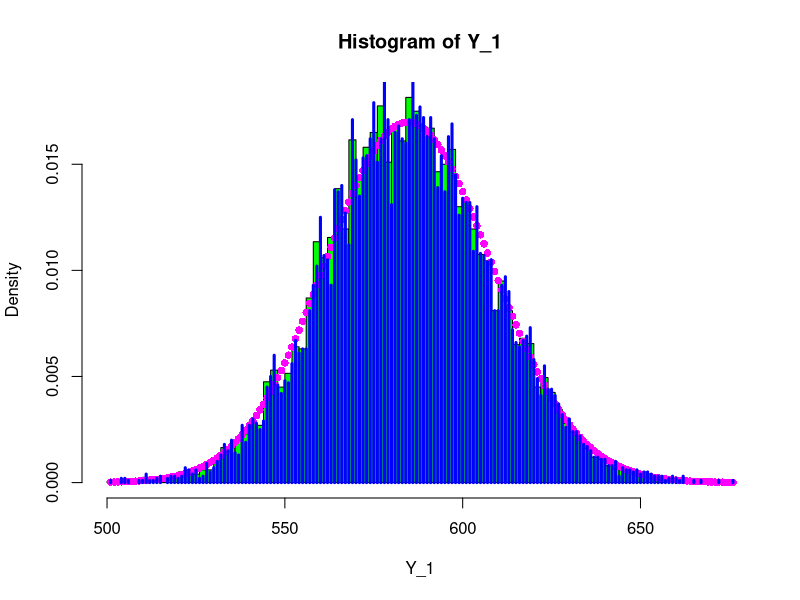
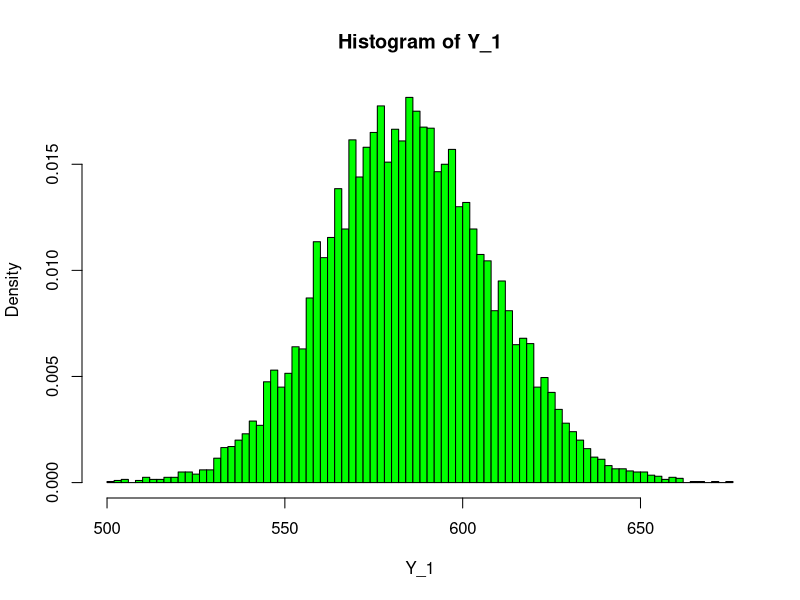
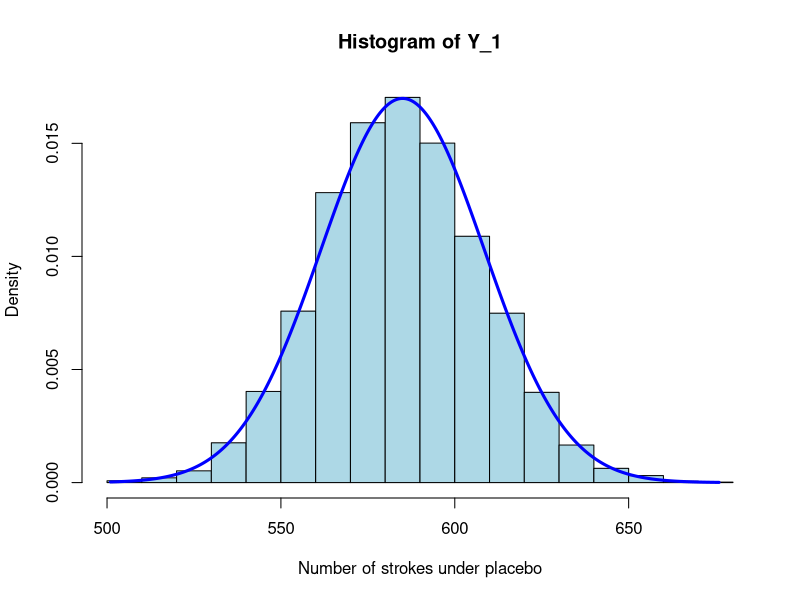
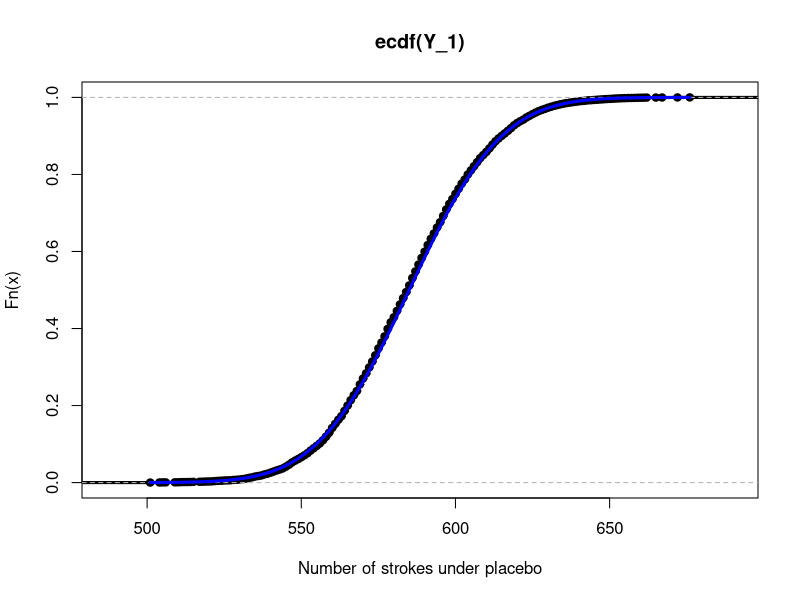
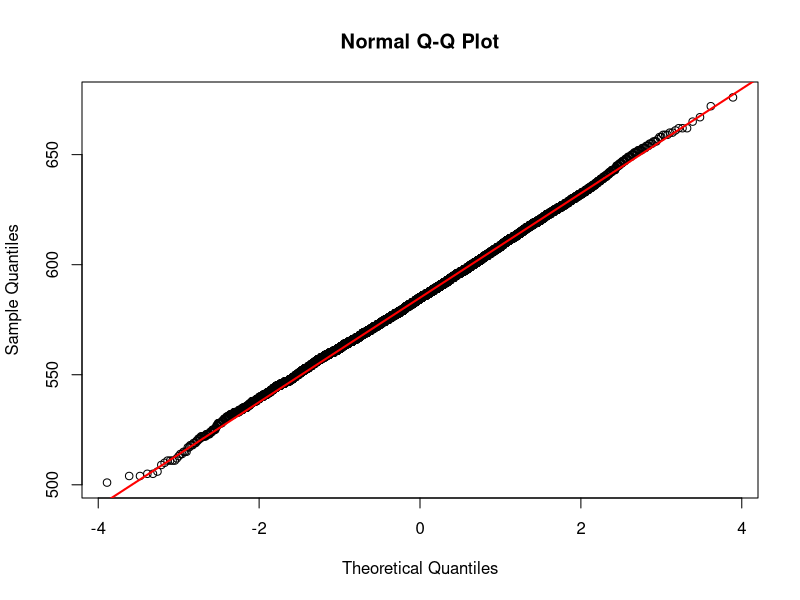
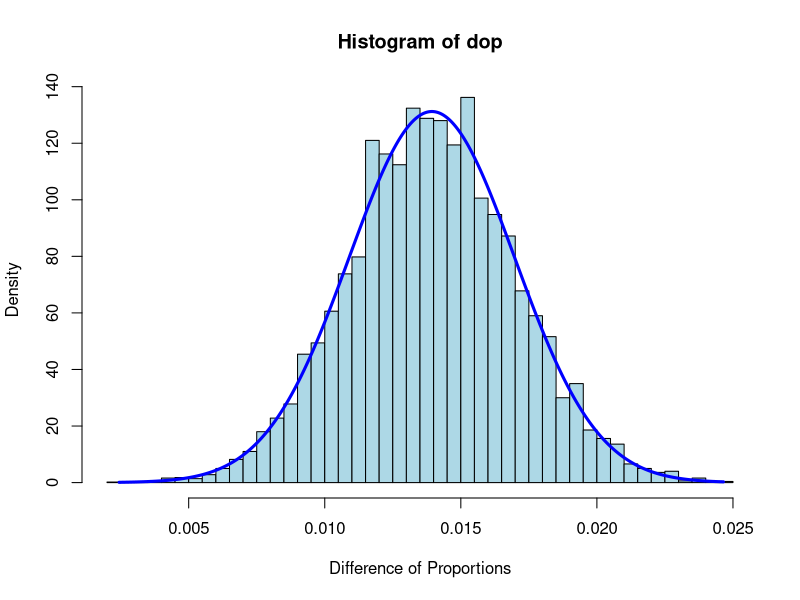
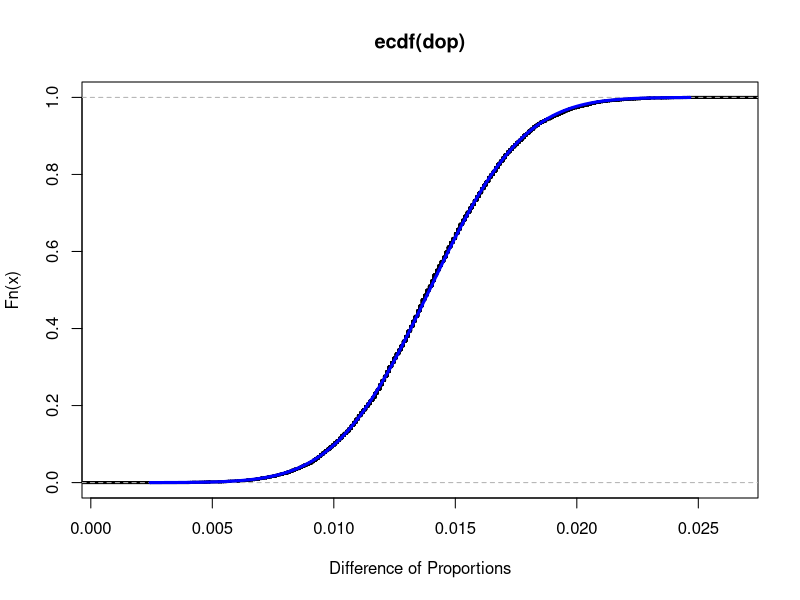
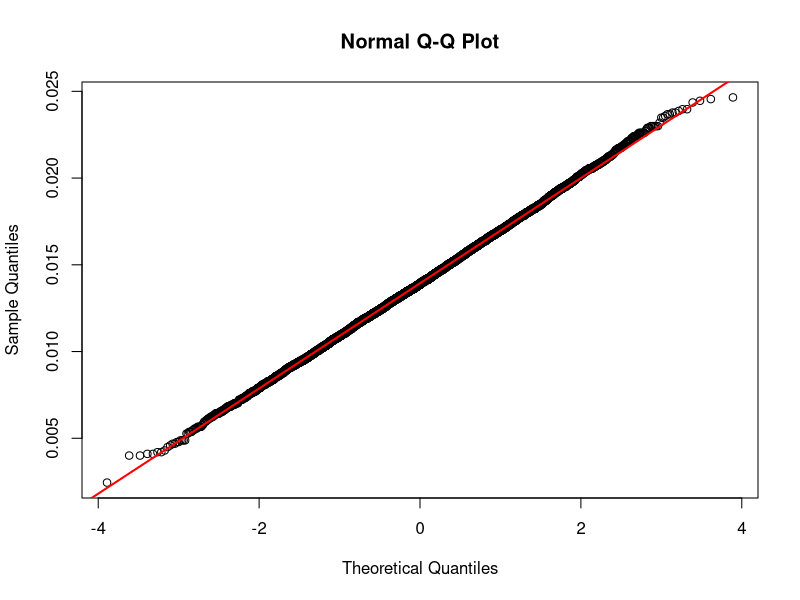

Reproduce these figures in R, in order.
## ---- chunk 1
# Use echo = FALSE for Answer Key without R code, 
# echo = TRUE for complete solutions.
knitr::opts_chunk$set(echo = TRUE)
## ---- chunk 2
nreps <- 10000
n_1 <- 10267
rho_1 <- 585 / n_1
set.seed(552)
Y_1 <- rbinom(nreps, size = n_1, prob = rho_1)
## ---- chunk 3
#Calculate and display the theoretical mean
t_mean <- n_1 * rho_1
t_mean

#Calculate and display the theoretical variance
t_var <- n_1 * rho_1 * (1 - rho_1)
t_var

#Calculate and display the monte carlo mean for Y1
mc_mean_Y1 <- mean(Y_1)
mc_mean_Y1

#Calculate and display the monte carlo variance of Y1
mc_var_Y1 <- var(Y_1)
mc_var_Y1

## ---- chunk 4
# plot over a useful range:
h <- min(Y_1):max(Y_1)

#plot the replicates from (a) in green
hist(Y_1, col = "green", breaks = 75, freq = FALSE)

#changed the code slightly to overlay the density on the replicates histogram
lines(h, dbinom(h, size = n_1, prob = rho_1), 
     ylab = "Probability",
     xlab = "Number of strokes under placebo",
     type = "b", pch = 16, lwd = 3, col = "magenta")
lines(sort(unique(Y_1)), table(Y_1) / nreps, type = "h", lwd = 3, col = "blue")

#add my own code to plot the replicates from part (a)
hist(Y_1, col = "green", breaks = 75, freq = FALSE)
## ---- chunk 5
# freq=FALSE is used so that the histogram has relative frequencies (proportions)
# instead of frequencies (counts):
hist(Y_1, col = "lightblue", freq = FALSE, 
     xlab = "Number of strokes under placebo")
# fine grid of points on which to plot normal approximation
l <- seq(from = min(Y_1), to = max(Y_1), length.out = 1000)
lines(l, dnorm(l, mean = n_1 * rho_1,
              sd = sqrt(n_1 * rho_1 * (1 - rho_1))),
      col = "blue", lwd = 3)
## ---- chunk 6
plot(ecdf(Y_1), lwd = 3, xlab = "Number of strokes under placebo")
lines(l, pnorm(l, mean = n_1 * rho_1,
              sd = sqrt(n_1 * rho_1 * (1 - rho_1))),
      col = "blue", lwd = 3)
## ---- chunk 7
qqnorm(Y_1)
qqline(Y_1, col = "red", lwd = 2) # make the line a little wider
## ---- chunk 8
#Using some code from part (a) with modifications for the statin arm of the trial
n_2 <- 10269
rho_2 <- 442 / n_2
set.seed(1877)
Y_2 <- rbinom(nreps, size = n_2, prob = rho_2)

#Calculate the empirical difference of proportions
rho_1_hat <- Y_1 / n_1
rho_2_hat <- Y_2 / n_2
dop <- rho_1_hat - rho_2_hat

#Calculate the empirical mean differnce of proportions and display it
emp_mean_dop <- mean(dop)
emp_mean_dop

#Calculate the theoretical mean and display it
theor_mean_dop <- rho_1 - rho_2
theor_mean_dop

#Calculate the empirical variance for the difference of proportions and display it
var_dop <- var(dop)
var_dop

#Calculate the theoretical variance for the difference of proportins and display it
theor_var_dop <- ((rho_1 * (1 - rho_1)) / n_1) + ((rho_2 * (1 - rho_2)) / n_2)
theor_var_dop

#Use the histogram code from above for Y_2
# freq=FALSE is used so that the histogram has relative frequencies (proportions)
# instead of frequencies (counts):
hist(dop, col = "lightblue", freq = FALSE, breaks = 50, 
     xlab = "Difference of Proportions")
# fine grid of points on which to plot normal approximation
l <- seq(from = min(dop), to = max(dop), length.out = 1000)
lines(l, dnorm(l, mean = theor_mean_dop,
              sd = sqrt(((rho_1 * (1 - rho_1)) / n_1) + ((rho_2 * (1 - rho_2)) / n_2))),
              col = "blue", lwd = 3)

#Use the empirical cdf code from above for Y_2
plot(ecdf(dop), lwd = 3, xlab = "Difference of Proportions")
lines(l, pnorm(l, mean = theor_mean_dop,
              sd = sqrt(((rho_1 * (1 - rho_1)) / n_1) + ((rho_2 * (1 - rho_2)) / n_2))),
              col = "blue", lwd = 3)

#Use the Q-Q code from above for Y_2
qqnorm(dop)
qqline(dop, col = "red", lwd = 2) # make the line a little wider

## ---- chunk 9
#Calculate the difference of proportions using the original data
d_o_p <- rho_1 - rho_2
d_o_p

#Calculate the confidence interval using asymptotic 95% CI
Asy_CI_upper <- d_o_p + 1.96 * sqrt(((rho_1 * (1 - rho_1)) / n_1) + ((rho_2 * (1 - rho_2)) / n_2))
Asy_CI_lower <- d_o_p - 1.96 * sqrt(((rho_1 * (1 - rho_1)) / n_1) + ((rho_2 * (1 - rho_2)) / n_2))
Asy_CI_upper
Asy_CI_lower
  
## ---- chunk 10
#Calculate the theoretical variance of the relative risk
rr_var_theo <- ((rho_1 * (1 - rho_1))/((rho_2^2)*n_1)) + (((rho_1^2) * rho_2 * (1 - rho_2))/((rho_2^4)*n_2))
rr_var_theo

rr_var_mc <- var(rho_1_hat / rho_2_hat)
rr_var_mc 
## ---- chunk 11
#Calculate the relative risk of the replicates
RR_replicates <- rho_1_hat/rho_2_hat

#Construct a Q-Q plot to assess normality 
qqnorm(RR_replicates)
qqline(RR_replicates, col = "red", lwd = 2) # make the line a little wider

## ---- chunk 12
#Calculate the log relative risk and assess approximate normality assumption
log_RR_replicates <- log(rho_1_hat/rho_2_hat)

#Construct a Q-Q plot to assess normality 
qqnorm(log_RR_replicates)
qqline(log_RR_replicates, col = "red", lwd = 2) # make the line a little wider
## ---- chunk 13
Num_Trials <- 5
Prob_Success <- c((4/54), (4/54), (12/54), (34/54))
set.seed(552)
Card_Count <- rmultinom(10000, size = Num_Trials, prob = Prob_Success)
apply(Card_Count, MAR = 1, FUN = "mean")   # mean of each row for the Monte Carlo trials
Num_Trials * Prob_Success                  # theoretical mean
## ---- chunk 14
#monte carlo variance
apply(Card_Count, MAR = 1, FUN = "var")

#Calculate and display the theoretical variance
var_theoretic <- Num_Trials * Prob_Success * (1 - Prob_Success)
var_theoretic
## ---- chunk 15
#Calculate and compare empirical and theoretical covariance for Aces and Wild Cards
cov_aces_wc_theoretical <- -Num_Trials * Prob_Success[1] * Prob_Success[2]
cov_aces_wc_theoretical

cov_aces_wc_emp <- cov(Card_Count[1,], Card_Count[2,])
cov_aces_wc_emp

#Calculate and compare empirical and theoretical covariance for Wild Cards and Face Cards
cov_wc_face_theoretical <- -Num_Trials * Prob_Success[2] * Prob_Success[3]
cov_wc_face_theoretical

cov_wc_face_emp <- cov(Card_Count[2,], Card_Count[3,])
cov_wc_face_emp

#Calculate and compare empirical and theoretical covariance for Wild Cards and Other Cards
cov_wc_other_theoretical <- -Num_Trials * Prob_Success[2] * Prob_Success[4]
cov_wc_other_theoretical

cov_wc_other_emp <- cov(Card_Count[2,], Card_Count[4,])
cov_wc_other_emp
## ---- chunk 16
set.seed(552)
mu <- 1.4
Y_pois <- rpois(nreps, mu)
mean_Y_pois <- mean(Y_pois)
mean_Y_pois
#Very good approximation

var_Y_pois <- var(Y_pois)
var_Y_pois
#Variance is a good approximation
## ---- chunk 17
#Plot a the empirical mass function
h <- min(Y_pois):max(Y_pois)
y <- table(Y_pois)/nreps
y <- as.matrix(y)
plot(h, y, type = "h", col = 'blue', lwd = 10)

#Plot the true probability mass function as a line
lines(h, dpois(h, mu), type = "l", col = "magenta" , lwd = 3)
## ---- chunk 18
#Plot the histogram of poisson random variable and overlay the normal distribution curve
plot(h, y, type = "h", col = 'green', lwd = 10)
l <- seq(from = min(Y_pois), to = max(Y_pois), length.out = 1000)
lines(l, dnorm(l, mean = mu, sd = sqrt(mu)), col = 'blue', lwd = 5)
## ---- chunk 19
#Plot the empirical cdf and the normal cdf for comparison
plot(ecdf(Y_pois), lwd = 2, xlab = "Poisson Counts for mu = 1.4", col = "green")
lines(l, pnorm(l, mean = mu, sd = sqrt(mu)), col = "blue", lwd = 3)
## ---- chunk 20
#Change mu to 10 and repeat the simulation
set.seed(552)
mu <- 10
Y_pois <- rpois(nreps, mu)

#Plot the empirical distribution and compare to the normal distribution with mean 10 and var 10
h <- min(Y_pois):max(Y_pois)
y <- table(Y_pois)/nreps
y <- as.matrix(y)
plot(h, y, type = "h", col = 'green', lwd = 10)
l <- seq(from = min(Y_pois), to = max(Y_pois), length.out = 1000)
lines(l, dnorm(l, mean = mu, sd = sqrt(mu)), col = 'blue', lwd = 5)
## ---- chunk 21
#Plot the empirical cdf and compare to the normal cdf
plot(ecdf(Y_pois), lwd = 2, xlab = "Poisson Counts for mu = 10", col = "green")
lines(l, pnorm(l, mean = mu, sd = sqrt(mu)), col = "blue", lwd = 3)
## ---- chunk 22
categories <- c(0:5)
observed <- c(259, 387, 261, 131, 40, 13)
rbind(categories, observed)
## ---- chunk 23
#Create a vector of proportions
pi_j <- c((259/1091), (387/1091), (261/1091), (131/1091), (40/1091), (13/1091))
pi_j
sum(pi_j)
## ---- chunk 24
#Calculate the expected value from the observations
E_hom <- sum(categories * pi_j)
E_hom
## ---- chunk 25
#Generate the probabilities from the underlying assumed Poisson distribution with mu = 1.399633
exp_proportions <- dpois(categories, E_hom)
exp_proportions
sum(exp_proportions)

#We see that the probabilities don't quite sum to 1 so we need to 
#add that difference to the last category of 5 so that it will become
#the correct proportion for 5 or more homicides

add_prop <- 1 - sum(exp_proportions)
exp_proportions[6] <- exp_proportions[6] + add_prop
exp_proportions
## ---- chunk 26
#Create a vector of the expected counts under a Poisson distribution
exp_hom <- sum(observed) * exp_proportions
exp_hom
## ---- chunk 27
#Calculate the chi squared test statistic
chi_sq <- sum(((observed - exp_hom) ^ 2) / exp_hom)
chi_sq
## ---- chunk 28
#For the Pearson chi squared test we know that our test statistic is distributed
#chi squared with c - 1 - p degrees of freedom.  In this case p = 1 since we had
#to estimate the mean of the Poisson distribution from the data
#We are now ready to calculate the p values

p_val <- 1 - pchisq(chi_sq, df = 6 - 1 - 1)
p_val
## ---- chunk 29
#Plot the theoretical mass function to compare with the empirical mass function generated 
#from the data

#Plot a the empirical mass function
h <- categories
y <- pi_j
plot(h, y, type = "h", col = 'blue', lwd = 8)

#Plot the theoretical mass function
lines(h, dpois(h, E_hom), type = "l", col = "magenta" , lwd = 3)
